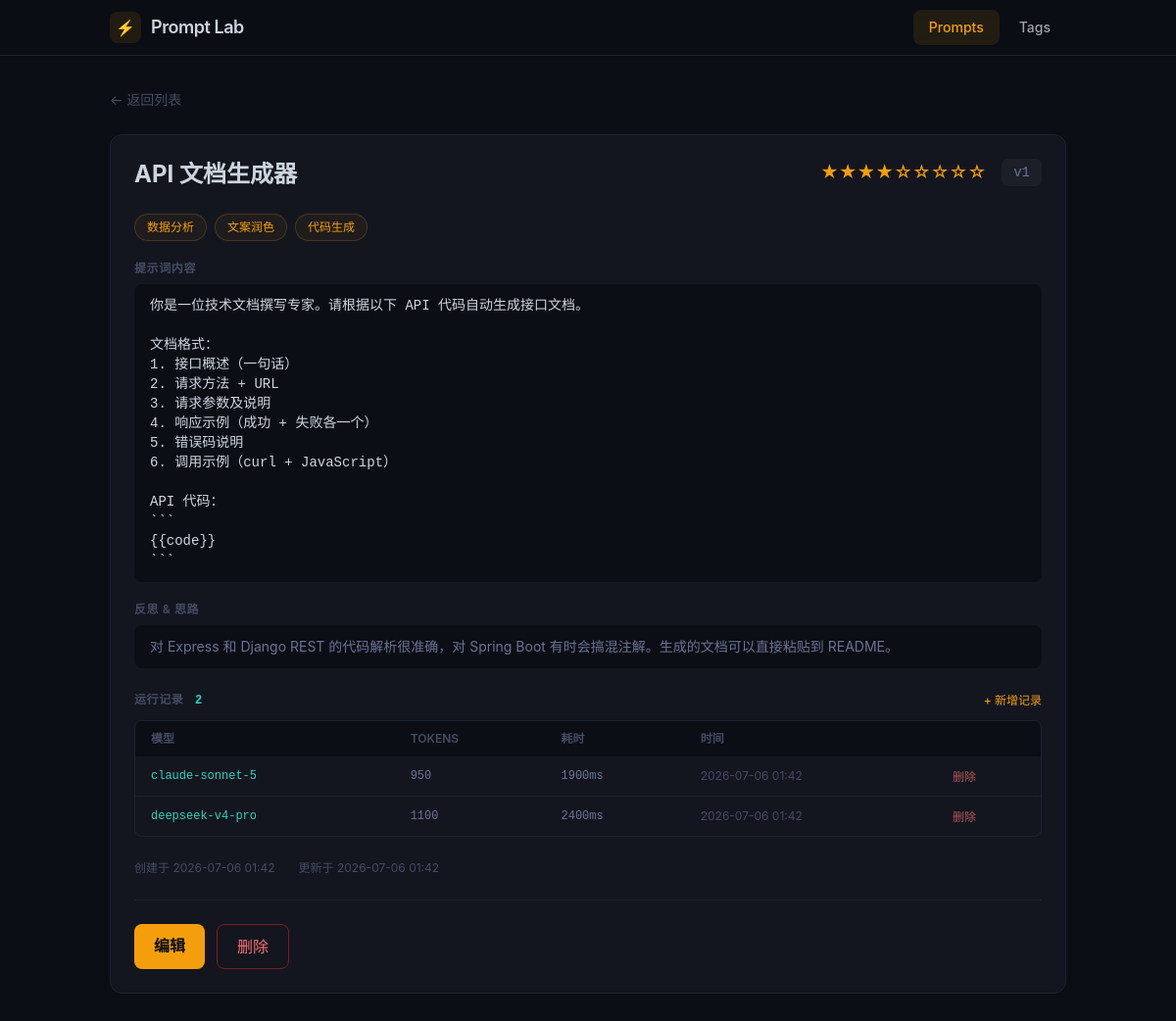
The app's page /prompts/13/ with its own data.
### prompts/models.py (models this page shows, shortened)
class Prompt(models.Model):
    title = models.CharField(max_length=100, validators=[validate_not_blank])
    content = models.TextField(validators=[validate_not_blank])
    notes = models.TextField(validators=[validate_not_blank])
    tags = models.ManyToManyField(Tag, blank=True, related_name="prompts")
    version = models.CharField(max_length=50, blank=True, default="")
    rating = models.IntegerField(null=True, blank=True, choices=[(i, str(i)) for i in range(1, 6)])
    created_at = models.DateTimeField(auto_now_add=True)
    updated_at = models.DateTimeField(auto_now=True)
    class Meta:
        ordering = ["-updated_at"]

class Tag(models.Model):
    title = models.CharField(max_length=100, validators=[validate_not_blank])
    notes = models.TextField(validators=[validate_not_blank])
    created_at = models.DateTimeField(auto_now_add=True)
    updated_at = models.DateTimeField(auto_now=True)
    class Meta:
        ordering = ["-updated_at"]

class Run(models.Model):
    prompt = models.ForeignKey(Prompt, on_delete=models.CASCADE, related_name="runs")
    model = models.CharField(max_length=100)
    tokens = models.IntegerField(default=0)
    response_time = models.IntegerField(default=0)
    created_at = models.DateTimeField(auto_now_add=True)
    class Meta:
        ordering = ["-created_at"]

### prompts/views.py (the view)
# urls.py: path("prompts/<int:pk>/", views.prompt_detail, name="prompt_detail"),
def prompt_detail(request, pk):
    prompt = get_object_or_404(Prompt.objects.prefetch_related("tags", "runs"), pk=pk)
    return render(request, "prompts/prompt_detail.html", {"prompt": prompt, "run_form": RunForm()})

### prompts/templates/prompts/prompt_detail.html (shortened to what this page needs)
{% extends "prompts/base.html" %}
{% block content %}
<div class="mb-6">
  <a href="{% url 'prompt_list' %}" class="text-sm text-text-dim hover:text-text-muted">← 返回列表</a>
</div>
<div class="card p-6">
  <div class="mb-6 flex items-start justify-between gap-4">
    <h2 class="text-2xl font-bold">{{ prompt.title }}</h2>
    <div class="flex shrink-0 items-center gap-4">
      {% if prompt.rating %}
        <span class="text-lg text-amber-400">
          {% for _ in "★"|rjust:prompt.rating %}★{% endfor %}{% with ''|center:5|slice:":-prompt.rating" as rest %}{% for _ in rest %}☆{% endfor %}{% endwith %}
        </span>
      {% endif %}
      {% if prompt.version %}<span class="rounded-md bg-white/[0.04] px-3 py-1 font-mono text-sm text-text-muted">{{ prompt.version }}</span>{% endif %}
    </div>
  </div>
  {% if prompt.tags.all %}
    <div class="mb-5 flex flex-wrap gap-2">
      {% for tag in prompt.tags.all %}
        <a href="{% url 'tag_detail' tag.pk %}" class="tag-badge hover:border-amber-400/40 no-underline">{{ tag.title }}</a>
      {% endfor %}
    </div>
  {% endif %}
  <section class="mb-5">
    <h3 class="mb-2 text-xs font-semibold uppercase tracking-wider text-text-dim">提示词内容</h3>
    <pre class="rounded-lg bg-bg px-4 py-3 font-mono text-sm text-text">{{ prompt.content }}</pre>
  </section>
  <section class="mb-6">
    <h3 class="mb-2 text-xs font-semibold uppercase tracking-wider text-text-dim">反思 & 思路</h3>
    <p class="rounded-lg bg-bg px-4 py-3 text-sm text-text-muted">{{ prompt.notes }}</p>
  </section>
  <section class="mb-6">
    <div class="mb-3 flex items-center justify-between">
      <h3 class="text-xs font-semibold uppercase tracking-wider text-text-dim">
        运行记录 {% if prompt.runs.all %}<span class="ml-2 font-mono text-teal">{{ prompt.runs.count }}</span>{% endif %}
      </h3>
      <button onclick="document.getElementById('run-form').classList.toggle('hidden')" class="text-xs font-medium text-amber-400 hover:text-amber-300">+ 新增记录</button>
    </div>
    {% if prompt.runs.all %}
      <div class="overflow-hidden rounded-lg border border-border">
        <table class="w-full text-left text-sm">
          <thead class="bg-bg text-text-dim">
            <tr>
              <th class="px-4 py-2.5 text-xs font-semibold uppercase">模型</th>
              <th class="px-4 py-2.5 text-xs font-semibold uppercase">Tokens</th>
              <th class="px-4 py-2.5 text-xs font-semibold uppercase">耗时</th>
              <th class="px-4 py-2.5 text-xs font-semibold uppercase">时间</th>
              <th class="px-4 py-2.5 text-xs font-semibold uppercase"></th>
            </tr>
          </thead>
          <tbody class="divide-y divide-border">
            {% for run in prompt.runs.all %}
              <tr class="text-text-muted hover:bg-white/[0.02]">
                <td class="px-4 py-2.5 font-mono text-xs text-teal">{{ run.model }}</td>
                <td class="px-4 py-2.5 font-mono text-xs">{{ run.tokens }}</td>
                <td class="px-4 py-2.5 font-mono text-xs">{{ run.response_time }}ms</td>
                <td class="px-4 py-2.5 text-xs text-text-dim">{{ run.created_at|date:"Y-m-d H:i" }}</td>
                <td class="px-4 py-2.5">
                  <form method="POST" action="{% url 'run_delete' prompt.pk run.pk %}" style="display:inline">
                    <button type="submit" class="text-xs text-danger/70 hover:text-danger">删除</button>
                  </form>
                </td>
              </tr>
            {% endfor %}
          </tbody>
        </table>
      </div>
    {% else %}
      <p class="py-6 text-center text-sm text-text-dim">还没有运行记录 — 点击"+ 新增记录"添加第一次实验</p>
    {% endif %}
  </section>
  <div class="mb-6 flex gap-6 text-xs text-text-dim">
    <span>创建于 {{ prompt.created_at|date:"Y-m-d H:i" }}</span>
    <span>更新于 {{ prompt.updated_at|date:"Y-m-d H:i" }}</span>
  </div>
  <div class="flex gap-3 border-t border-border pt-6">
    <a href="{% url 'prompt_edit' prompt.pk %}" class="btn-primary">编辑</a>
    <a href="{% url 'prompt_delete' prompt.pk %}" class="btn-danger">删除</a>
  </div>
</div>
{% endblock %}

### prompts/templates/prompts/base.html (style rules this page uses)
body { background-color: #0b0e14; color: #cdd6e0; font-family: 'Inter', system-ui, -apple-system, sans-serif; }
.card { background: #13161f; border: 1px solid #1e2330; border-radius: 0.75rem; }
pre { white-space: pre-wrap; overflow: auto; scrollbar-width: thin; scrollbar-color: #1e2330 transparent; }
.btn-primary { background: #f59e0b; color: #0b0e14; font-weight: 600; border-radius: 0.5rem; padding: 0.625rem 1.25rem; }
.btn-danger { border: 1px solid #7f1d1d; color: #f87171; border-radius: 0.5rem; padding: 0.625rem 1.25rem; }
.tag-badge { display: inline-flex; align-items: center; border: 1px solid rgba(245,158,11,0.2); background: rgba(245,158,11,0.05); color: #f59e0b; border-radius: 9999px; padding: 0.25rem 0.75rem; font-size: 0.75rem; }

### records on screen
Prompt: title "API 文档生成器", rating 4 (drawn), version "v1", content "你是一位技术文档撰写专家。请根据以下 API 代码自动生成接口文档。 文档格式： 1. 接口概述（一句话） 2. 请求方法 + URL 3. 请求参数及说明 4. 响应示例（成功 + 失败各一个） 5. 错误码说明 6. 调用示例（curl + JavaScript） API 代码： ``` {{code}} ```", notes "对 Express 和 Django REST 的代码解析很准确，对 Spring Boot 有时会搞混注解。生成的文档可以直接粘贴到 README。", runs.count "2", created_at "2026-07-06 01:42", updated_at "2026-07-06 01:42"
Tag: title "数据分析"
Tag: title "文案润色"
Tag: title "代码生成"
Run: model "claude-sonnet-5", tokens "950", response_time "1900", created_at "2026-07-06 01:42"
Run: model "deepseek-v4-pro", tokens "1100", response_time "2400", created_at "2026-07-06 01:42"
